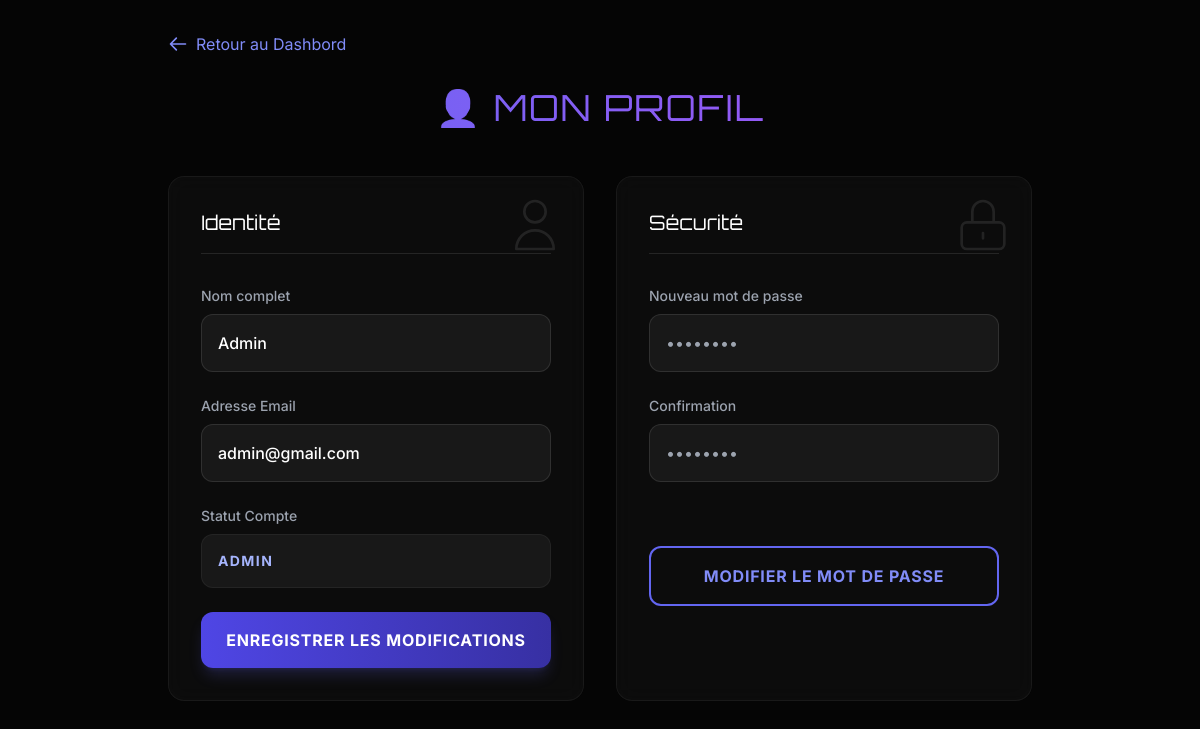
The app's page /pages/profile.php (signed in) with its own data.
### tables this page shows
CREATE TABLE users (
    id INT AUTO_INCREMENT PRIMARY KEY,
    nom VARCHAR(100) NOT NULL,
    email VARCHAR(150) NOT NULL UNIQUE,
    password VARCHAR(255) NOT NULL,
    role ENUM('acheteur','organisateur','admin') NOT NULL,
    is_active BOOLEAN DEFAULT TRUE,
    date_creation DATETIME DEFAULT CURRENT_TIMESTAMP
);

### pages/profile.php (the view, shortened to what this page needs)
<?php
    $db = Database::connect();
    $stmt = $db->prepare("SELECT nom, email, role FROM users WHERE id = ?");
    $stmt->execute([$_SESSION['user_id']]);
    $user = $stmt->fetch();
?>
<!DOCTYPE html>
<html lang="fr">
<head>
    <script src="https://cdn.tailwindcss.com"></script>
</head>
<body class="min-h-screen pb-12">
<div class="max-w-4xl mx-auto px-4 pt-8">
        <?php
            $backLink = match ($_SESSION['role']) {
                'organisateur' => '../organizer/dashbord.php',
                'admin'        => '../admin/dashboard.php',
                default        => '../pages/home.php',
            };
        ?>
    <a href="<?= $backLink ?>" class="inline-flex items-center text-indigo-400 hover:text-indigo-300 transition-colors mb-8 group">
        <svg xmlns="http://www.w3.org/2000/svg" class="h-5 w-5 mr-2 transform group-hover:-translate-x-1 transition-transform" fill="none" viewBox="0 0 24 24" stroke="currentColor">
            <path stroke-linecap="round" stroke-linejoin="round" stroke-width="2" d="M10 19l-7-7m0 0l7-7m-7 7h18" />
        </svg>
        Retour au Dashbord
    </a>
    <h1 class="text-4xl font-sport text-transparent bg-clip-text bg-gradient-to-r from-indigo-500 to-purple-500 text-center mb-12 tracking-wider uppercase">
    </h1>
    <div class="grid grid-cols-1 md:grid-cols-2 gap-8">
        <div class="glass-card p-8 rounded-2xl relative overflow-hidden group">
            <div class="absolute top-0 right-0 p-4 opacity-10 group-hover:opacity-20 transition-opacity">
                <svg xmlns="http://www.w3.org/2000/svg" class="h-16 w-16" fill="none" viewBox="0 0 24 24" stroke="currentColor">
                    <path stroke-linecap="round" stroke-linejoin="round" stroke-width="1" d="M16 7a4 4 0 11-8 0 4 4 0 018 0zM12 14a7 7 0 00-7 7h14a7 7 0 00-7-7z" />
                </svg>
            </div>
            <h2 class="text-xl font-sport text-white mb-8 border-b border-white/10 pb-4">Identité</h2>
            <form method="POST" class="space-y-6">
                <div>
                    <label class="block text-sm font-medium text-gray-400 mb-2">Nom complet</label>
                    <input type="text" name="nom" value="<?= htmlspecialchars($user['nom']) ?>"
                           class="w-full cyber-input p-4 rounded-xl font-medium" required>
                </div>
                <div>
                    <label class="block text-sm font-medium text-gray-400 mb-2">Adresse Email</label>
                    <input type="email" name="email" value="<?= htmlspecialchars($user['email']) ?>"
                           class="w-full cyber-input p-4 rounded-xl font-medium" required>
                </div>
                <div>
                    <label class="block text-sm font-medium text-gray-400 mb-2">Statut Compte</label>
                    <div class="w-full p-4 rounded-xl bg-white/5 border border-white/5 text-indigo-300 font-bold uppercase tracking-widest text-sm">
                        <?= ucfirst($user['role']) ?>
                    </div>
                </div>
                <button class="w-full bg-gradient-to-r from-indigo-600 to-indigo-800 text-white font-bold py-4 rounded-xl hover:from-indigo-500 hover:to-indigo-700 transition-all transform hover:scale-[1.02] active:scale-95 shadow-lg shadow-indigo-500/20 uppercase tracking-wider">
                    Enregistrer les modifications
                </button>
            </form>
        </div>
        <div class="glass-card p-8 rounded-2xl relative overflow-hidden group">
            <div class="absolute top-0 right-0 p-4 opacity-10 group-hover:opacity-20 transition-opacity">
                <svg xmlns="http://www.w3.org/2000/svg" class="h-16 w-16" fill="none" viewBox="0 0 24 24" stroke="currentColor">
                    <path stroke-linecap="round" stroke-linejoin="round" stroke-width="1" d="M12 15v2m-6 4h12a2 2 0 002-2v-6a2 2 0 00-2-2H6a2 2 0 00-2 2v6a2 2 0 002 2zm10-10V7a4 4 0 00-8 0v4h8z" />
                </svg>
            </div>
            <h2 class="text-xl font-sport text-white mb-8 border-b border-white/10 pb-4">Sécurité</h2>
            <form method="POST" class="space-y-6">
                <div>
                    <label class="block text-sm font-medium text-gray-400 mb-2">Nouveau mot de passe</label>
                    <input type="password" name="password"
                           class="w-full cyber-input p-4 rounded-xl" placeholder="••••••••" required>
                </div>
                <div>
                    <label class="block text-sm font-medium text-gray-400 mb-2">Confirmation</label>
                    <input type="password" name="confirm_password"
                           class="w-full cyber-input p-4 rounded-xl" placeholder="••••••••" required>
                </div>
                <div class="pt-10">
                    <button class="w-full bg-transparent border-2 border-indigo-500 text-indigo-400 font-bold py-4 rounded-xl hover:bg-indigo-500/10 transition-all transform hover:scale-[1.02] active:scale-95 uppercase tracking-wider">
                        Modifier le mot de passe
                    </button>
                </div>
            </form>
        </div>
    </div>
</div>
</body>
</html>

### pages/profile.php (style rules this page uses)
body { font-family: 'Inter', sans-serif; background-color: #050505; color: #e5e7eb; }
.font-sport { font-family: 'Orbitron', sans-serif; }
.glass-card { background: rgba(255, 255, 255, 0.03); backdrop-filter: blur(10px); border: 1px solid rgba(255, 255, 255, 0.05); }
.cyber-input { background: rgba(255, 255, 255, 0.05); border: 1px solid rgba(255, 255, 255, 0.1); color: white; transition: all 0.3s ease; }

### records on screen
users: nom "Admin", email "admin@gmail.com", role "ADMIN"
